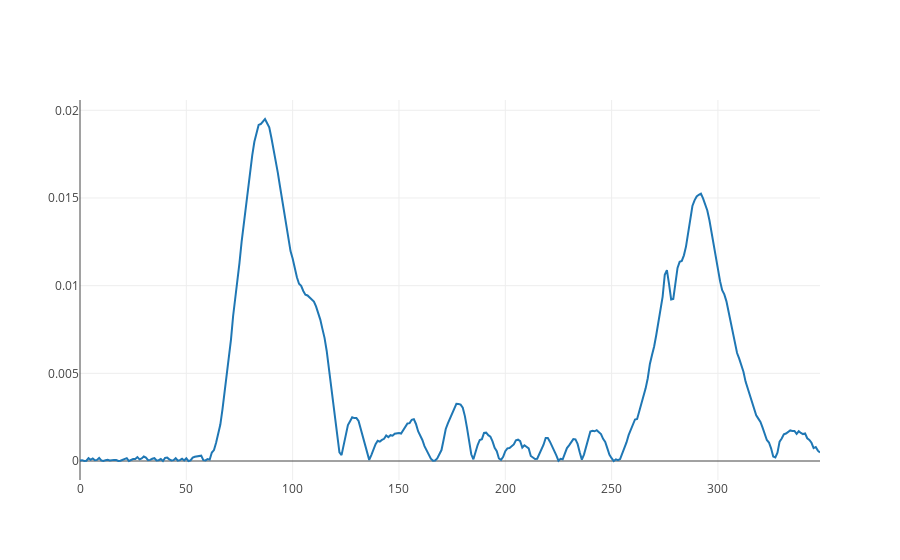

Notebook code for this chart:
### Code cell
delta = [vcc_incid[i]+vcc_reflected[i] for i in range(len(vcc_reflected))]
fig1 = go.Figure(layout=dict(template = "none"))
fig1.add_trace(go.Scatter(y = np.abs(delta)))
fig1.show()

### Figure 1 — Plotly figure (JSON) as saved in the notebook; plotly's stock layout.template omitted (floating-point values rounded to 4 significant figures; data arrays with more than 128 entries replaced by an {"elided": "..."} marker saying what was removed)
{"data": [{"type": "scatter", "y": {"elided": "349 float values"}}], "layout": {}}
